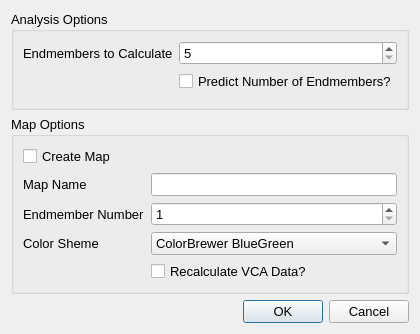
<?xml version="1.0" encoding="UTF-8"?>
<ui version="4.0">
 <class>VCADialog</class>
 <widget class="QDialog" name="VCADialog">
  <property name="geometry">
   <rect>
    <x>0</x>
    <y>0</y>
    <width>407</width>
    <height>334</height>
   </rect>
  </property>
  <property name="font">
   <font>
    <pointsize>10</pointsize>
   </font>
  </property>
  <property name="windowTitle">
   <string>Vertex Component Analysis</string>
  </property>
  <property name="windowIcon">
   <iconset resource="../../resources.qrc">
    <normaloff>:/icons/vespuccilogo.ico</normaloff>:/icons/vespuccilogo.ico</iconset>
  </property>
  <layout class="QVBoxLayout" name="verticalLayout">
   <item>
    <widget class="QGroupBox" name="groupBox_2">
     <property name="title">
      <string>Analysis Options</string>
     </property>
     <layout class="QFormLayout" name="formLayout_2">
      <item row="0" column="0">
       <widget class="QLabel" name="label_4">
        <property name="text">
         <string>Endmembers to Calculate</string>
        </property>
       </widget>
      </item>
      <item row="0" column="1">
       <widget class="QSpinBox" name="endmembersSpinBox">
        <property name="minimum">
         <number>5</number>
        </property>
       </widget>
      </item>
      <item row="1" column="1">
       <widget class="QCheckBox" name="predictionCheckBox">
        <property name="text">
         <string>Predict Number of Endmembers?</string>
        </property>
       </widget>
      </item>
     </layout>
    </widget>
   </item>
   <item>
    <widget class="QGroupBox" name="groupBox">
     <property name="title">
      <string>Map Options</string>
     </property>
     <layout class="QFormLayout" name="formLayout">
      <item row="1" column="0">
       <widget class="QLabel" name="label">
        <property name="text">
         <string>Map Name</string>
        </property>
       </widget>
      </item>
      <item row="1" column="1">
       <widget class="QLineEdit" name="nameLineEdit"/>
      </item>
      <item row="2" column="1">
       <widget class="QSpinBox" name="componentSpinBox">
        <property name="minimum">
         <number>1</number>
        </property>
        <property name="maximum">
         <number>50</number>
        </property>
       </widget>
      </item>
      <item row="2" column="0">
       <widget class="QLabel" name="label_2">
        <property name="text">
         <string>Endmember Number</string>
        </property>
       </widget>
      </item>
      <item row="3" column="0">
       <widget class="QLabel" name="label_3">
        <property name="text">
         <string>Color Sheme</string>
        </property>
       </widget>
      </item>
      <item row="3" column="1">
       <widget class="QComboBox" name="gradientComboBox">
        <property name="toolTip">
         <string>An asterix by the color scheme name indicates a divergent color scheme particularly suited for this kind of map.</string>
        </property>
        <property name="currentIndex">
         <number>0</number>
        </property>
        <item>
         <property name="text">
          <string>ColorBrewer BlueGreen</string>
         </property>
        </item>
        <item>
         <property name="text">
          <string>ColorBrewer BluePurple</string>
         </property>
        </item>
        <item>
         <property name="text">
          <string>ColorBrewer GreenBlue</string>
         </property>
        </item>
        <item>
         <property name="text">
          <string>ColorBrewer OrangeRed</string>
         </property>
        </item>
        <item>
         <property name="text">
          <string>ColorBrewer PurpleBlue</string>
         </property>
        </item>
        <item>
         <property name="text">
          <string>ColorBrewer PurpleBlueGreen</string>
         </property>
        </item>
        <item>
         <property name="text">
          <string>ColorBrewer PurpleRed</string>
         </property>
        </item>
        <item>
         <property name="text">
          <string>ColorBrewer RedPurple</string>
         </property>
        </item>
        <item>
         <property name="text">
          <string>ColorBrewer YellowGreen</string>
         </property>
        </item>
        <item>
         <property name="text">
          <string>ColorBrewer YellowGreenBlue</string>
         </property>
        </item>
        <item>
         <property name="text">
          <string>ColorBrewer YellowOrangeBrown</string>
         </property>
        </item>
        <item>
         <property name="text">
          <string>ColorBrewer YellowOrangeRed</string>
         </property>
        </item>
        <item>
         <property name="text">
          <string>ColorBrewer Blues</string>
         </property>
        </item>
        <item>
         <property name="text">
          <string>ColorBrewer Greens</string>
         </property>
        </item>
        <item>
         <property name="text">
          <string>ColorBrewer Oranges</string>
         </property>
        </item>
        <item>
         <property name="text">
          <string>ColorBrewer Purples</string>
         </property>
        </item>
        <item>
         <property name="text">
          <string>ColorBrewer Reds</string>
         </property>
        </item>
        <item>
         <property name="text">
          <string>ColorBrewer Grayscale</string>
         </property>
        </item>
        <item>
         <property name="text">
          <string>QCustomPlot Grayscale</string>
         </property>
        </item>
        <item>
         <property name="text">
          <string>QCustomPlot Night</string>
         </property>
        </item>
        <item>
         <property name="text">
          <string>QCustomPlot Candy</string>
         </property>
        </item>
        <item>
         <property name="text">
          <string>QCustomPlot Ion</string>
         </property>
        </item>
        <item>
         <property name="text">
          <string>QCustomPlot Thermal</string>
         </property>
        </item>
        <item>
         <property name="text">
          <string>↔ QCustomPlot Polar</string>
         </property>
        </item>
        <item>
         <property name="text">
          <string>↔ QCustomPlot Spectrum</string>
         </property>
        </item>
        <item>
         <property name="text">
          <string>QCustomPlot Jet</string>
         </property>
        </item>
        <item>
         <property name="text">
          <string>QCustomPlot Hues</string>
         </property>
        </item>
        <item>
         <property name="text">
          <string>QCustomPlot Hot</string>
         </property>
        </item>
        <item>
         <property name="text">
          <string>QCustomPlot Cold</string>
         </property>
        </item>
        <item>
         <property name="text">
          <string>↔ ColorBrewer BrownBlueGreen </string>
         </property>
        </item>
        <item>
         <property name="text">
          <string>↔ ColorBrewer PinkYellowGreen</string>
         </property>
        </item>
        <item>
         <property name="text">
          <string>↔ ColorBrewer PurpleGreen</string>
         </property>
        </item>
        <item>
         <property name="text">
          <string>↔ ColorBrewer PurpleOrange</string>
         </property>
        </item>
        <item>
         <property name="text">
          <string>↔ ColorBrewer RedBlue</string>
         </property>
        </item>
        <item>
         <property name="text">
          <string>↔ ColorBrewer RedGray</string>
         </property>
        </item>
        <item>
         <property name="text">
          <string>↔ ColorBrewer RedYellowBlue</string>
         </property>
        </item>
        <item>
         <property name="text">
          <string>↔ ColorBrewer RedYellowGreen</string>
         </property>
        </item>
        <item>
         <property name="text">
          <string>↔ ColorBrewer Spectral</string>
         </property>
        </item>
        <item>
         <property name="text">
          <string>↔ Vespucci Spectral</string>
         </property>
        </item>
       </widget>
      </item>
      <item row="4" column="1">
       <widget class="QCheckBox" name="recalculateCheckBox">
        <property name="text">
         <string>Recalculate VCA Data?</string>
        </property>
       </widget>
      </item>
      <item row="0" column="0">
       <widget class="QCheckBox" name="mapCheckBox">
        <property name="text">
         <string>Create Map</string>
        </property>
       </widget>
      </item>
     </layout>
    </widget>
   </item>
   <item>
    <widget class="QDialogButtonBox" name="buttonBox">
     <property name="orientation">
      <enum>Qt::Horizontal</enum>
     </property>
     <property name="standardButtons">
      <set>QDialogButtonBox::Cancel|QDialogButtonBox::Ok</set>
     </property>
    </widget>
   </item>
  </layout>
 </widget>
 <resources>
  <include location="../../resources.qrc"/>
 </resources>
 <connections/>
</ui>
